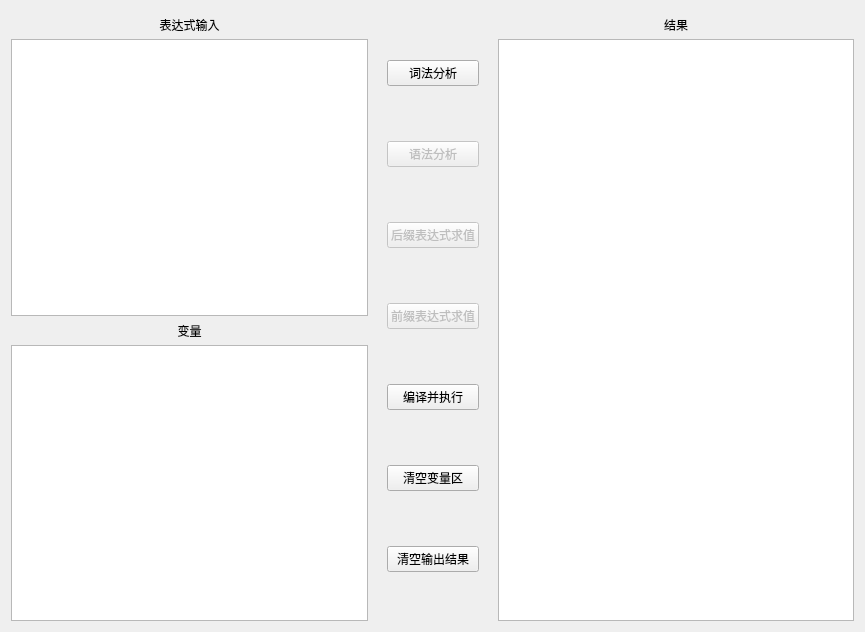
<?xml version="1.0" encoding="UTF-8"?>
<ui version="4.0">
 <class>Form</class>
 <widget class="QWidget" name="Form">
  <property name="geometry">
   <rect>
    <x>0</x>
    <y>0</y>
    <width>865</width>
    <height>632</height>
   </rect>
  </property>
  <property name="windowTitle">
   <string>Form</string>
  </property>
  <layout class="QGridLayout" name="gridLayout">
   <item row="0" column="0">
    <layout class="QHBoxLayout" name="horizontalLayout" stretch="1,0,0,0,1">
     <item>
      <widget class="QSplitter" name="splitter">
       <property name="orientation">
        <enum>Qt::Vertical</enum>
       </property>
       <property name="handleWidth">
        <number>1</number>
       </property>
       <widget class="QWidget" name="">
        <layout class="QVBoxLayout" name="verticalLayout_3">
         <property name="spacing">
          <number>5</number>
         </property>
         <property name="topMargin">
          <number>5</number>
         </property>
         <item>
          <widget class="QLabel" name="label">
           <property name="text">
            <string>表达式输入</string>
           </property>
           <property name="alignment">
            <set>Qt::AlignCenter</set>
           </property>
          </widget>
         </item>
         <item>
          <widget class="QPlainTextEdit" name="input_textEdit">
           <property name="minimumSize">
            <size>
             <width>0</width>
             <height>0</height>
            </size>
           </property>
           <property name="tabStopWidth">
            <number>79</number>
           </property>
          </widget>
         </item>
        </layout>
       </widget>
       <widget class="QWidget" name="">
        <layout class="QVBoxLayout" name="verticalLayout">
         <property name="spacing">
          <number>5</number>
         </property>
         <property name="topMargin">
          <number>5</number>
         </property>
         <item>
          <widget class="QLabel" name="label_2">
           <property name="text">
            <string>变量</string>
           </property>
           <property name="textFormat">
            <enum>Qt::MarkdownText</enum>
           </property>
           <property name="alignment">
            <set>Qt::AlignCenter</set>
           </property>
          </widget>
         </item>
         <item>
          <widget class="QTextBrowser" name="value_show_textBrowser">
           <property name="minimumSize">
            <size>
             <width>0</width>
             <height>0</height>
            </size>
           </property>
          </widget>
         </item>
        </layout>
       </widget>
      </widget>
     </item>
     <item>
      <spacer name="horizontalSpacer">
       <property name="orientation">
        <enum>Qt::Horizontal</enum>
       </property>
       <property name="sizeHint" stdset="0">
        <size>
         <width>13</width>
         <height>20</height>
        </size>
       </property>
      </spacer>
     </item>
     <item>
      <layout class="QVBoxLayout" name="verticalLayout_2">
       <item>
        <widget class="QPushButton" name="cifa_btn">
         <property name="toolTip">
          <string>&lt;html&gt;&lt;head/&gt;&lt;body&gt;&lt;p&gt;如果没有选中的表达式，则默认选择最后一行&lt;/p&gt;&lt;/body&gt;&lt;/html&gt;</string>
         </property>
         <property name="text">
          <string>词法分析</string>
         </property>
        </widget>
       </item>
       <item>
        <widget class="QPushButton" name="yufa_btn">
         <property name="enabled">
          <bool>false</bool>
         </property>
         <property name="text">
          <string>语法分析</string>
         </property>
        </widget>
       </item>
       <item>
        <widget class="QPushButton" name="after_btn">
         <property name="enabled">
          <bool>false</bool>
         </property>
         <property name="text">
          <string>后缀表达式求值</string>
         </property>
        </widget>
       </item>
       <item>
        <widget class="QPushButton" name="front_btn">
         <property name="enabled">
          <bool>false</bool>
         </property>
         <property name="text">
          <string>前缀表达式求值</string>
         </property>
        </widget>
       </item>
       <item>
        <widget class="QPushButton" name="execute_btn">
         <property name="toolTip">
          <string>&lt;html&gt;&lt;head/&gt;&lt;body&gt;&lt;p&gt;若没有选中的表达式，则执行所有&lt;/p&gt;&lt;/body&gt;&lt;/html&gt;</string>
         </property>
         <property name="text">
          <string>编译并执行</string>
         </property>
        </widget>
       </item>
       <item>
        <widget class="QPushButton" name="clear_variable_btn">
         <property name="text">
          <string>清空变量区</string>
         </property>
        </widget>
       </item>
       <item>
        <widget class="QPushButton" name="clearReuslt_btn">
         <property name="text">
          <string>清空输出结果</string>
         </property>
        </widget>
       </item>
      </layout>
     </item>
     <item>
      <spacer name="horizontalSpacer_2">
       <property name="orientation">
        <enum>Qt::Horizontal</enum>
       </property>
       <property name="sizeHint" stdset="0">
        <size>
         <width>13</width>
         <height>20</height>
        </size>
       </property>
      </spacer>
     </item>
     <item>
      <layout class="QVBoxLayout" name="verticalLayout_4">
       <property name="spacing">
        <number>5</number>
       </property>
       <property name="topMargin">
        <number>5</number>
       </property>
       <item>
        <widget class="QLabel" name="label_3">
         <property name="text">
          <string>结果</string>
         </property>
         <property name="alignment">
          <set>Qt::AlignCenter</set>
         </property>
        </widget>
       </item>
       <item>
        <widget class="QTextBrowser" name="show_textBrowser"/>
       </item>
      </layout>
     </item>
    </layout>
   </item>
  </layout>
 </widget>
 <resources/>
 <connections/>
</ui>
